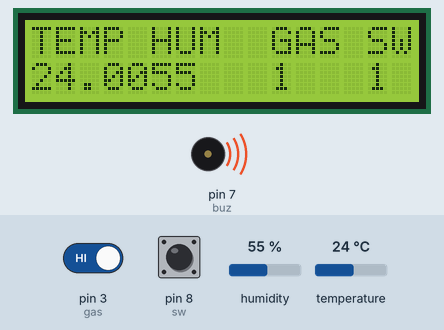
This sketch was run on a simulated Arduino Uno, built with avr-gcc and run on an emulated ATmega328P. Parts: 16×2 character LCD, buzzer (waves = sounding, pin HIGH). The test bench sets the inputs (shaded band); at power-on: pin 8 (sw) HIGH, temperature 24 °C, pin 3 (gas) HIGH, humidity 55 %. No radio packets arrive unless stated; what the sketch prints to the serial monitor is not drawn.

Above: at 7.3 s.
7.4 s: pin 8 (sw) pulled LOW for 3.2 s
At 8.8 s:
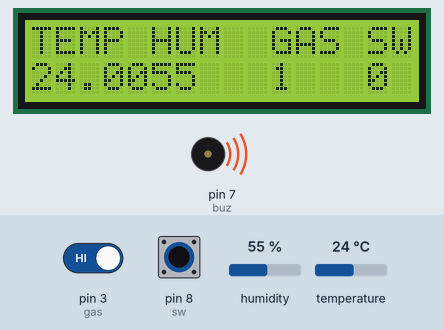
14.7 s: temperature set to 35 °C
At 15.9 s:
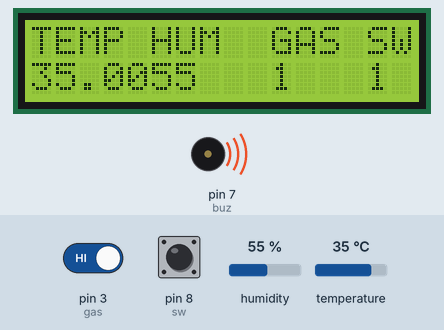
16.2 s: temperature set to 38 °C
At 17.9 s:
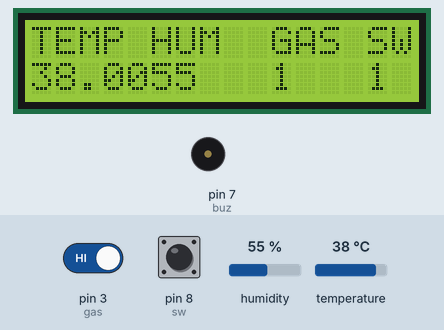
18.3 s: pin 3 (gas) driven LOW
At 20.3 s:
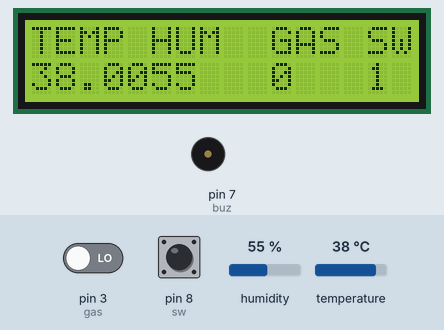
20.6 s: pin 8 (sw) pulled LOW for 1.25 s
At 22.0 s:
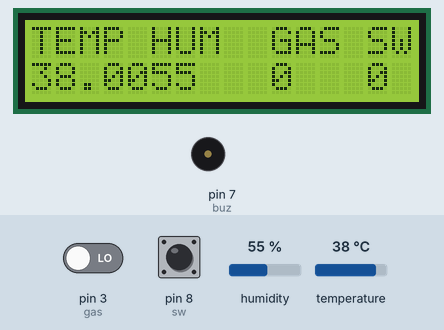
23.9 s: humidity set to 22 %
At 26.0 s:
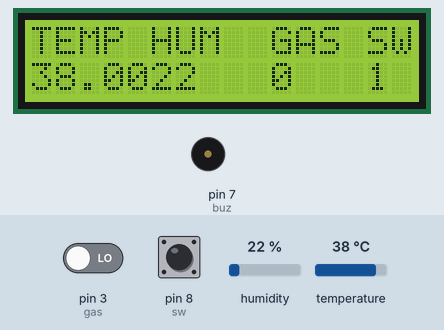
Timing chart, 0 to 27.1 s (numbered marks = the images above; inputs shaded):
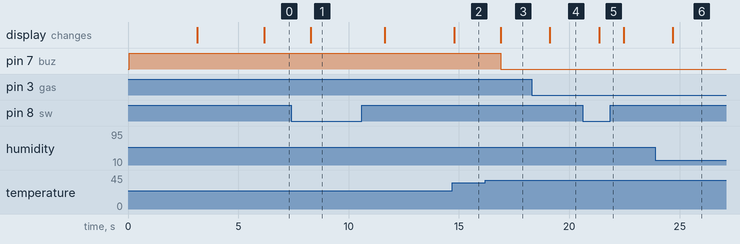

The sketch:

RF_receiver.ino
```cpp
#include <LiquidCrystal_I2C.h>
#include <VirtualWire.h>
LiquidCrystal_I2C lcd(0x27,16,2);  // set the LCD address to 0x27 for a 16 chars and 2 line display
#include <Wire.h>
#include "Wire.h"
int show=0;
#include "dht.h"
#define dht_apin 2
int gas=3;
int buz=7;
int sw=8;
dht DHT;
void setup()
{
  Serial.begin(9600);    // Debugging only
  Serial.println("setup");
    // Initialise the IO and ISR
    vw_setup(2000);  // Bits per sec
    vw_set_tx_pin(6); //Transmitter Data Pin to Digital Pin 6
  lcd.begin();                      // initialize the lcd
  // Print a message to the LCD.
  lcd.backlight();
  lcd.clear();
  pinMode(gas,INPUT);
  pinMode(sw,INPUT_PULLUP);
  pinMode(buz,OUTPUT);
  digitalWrite(buz,HIGH);
  lcd.setCursor(0,0);
  lcd.print("Wireles Surveila");
  lcd.setCursor(0,1);
  lcd.print("& Safety System");
  delay(3000);
  lcd.clear();
  lcd.setCursor(0,0);
  lcd.print("For Mine Workers");
  lcd.setCursor(0,1);
  lcd.print("    Using RF    ");
  delay(3000);

}
void loop(){
  DHT.read11(dht_apin);
  int a=digitalRead(gas);
  int b=digitalRead(sw);
  float tem=DHT.temperature;
  int hum=DHT.humidity;
  lcd.clear();
  lcd.setCursor(0,0);   //Set cursor to character 2 on line 0
  lcd.print("TEMP");
  lcd.setCursor(5,0);   //Move cursor to character 2 on line 1
  lcd.print("HUM");
  lcd.setCursor(10,0);   //Set cursor to character 2 on line 0
  lcd.print("GAS");
  lcd.setCursor(14,0);   //Move cursor to character 2 on line 1
  lcd.print("SW");
  lcd.setCursor(0,1);   //Set cursor to character 2 on line 0
  lcd.print(tem);
  lcd.setCursor(5,1);   //Move cursor to character 2 on line 1
  lcd.print(hum);
  lcd.setCursor(10,1);   //Set cursor to character 2 on line 0
  lcd.print(a);
  lcd.setCursor(14,1);   //Move cursor to character 2 on line 1
  lcd.print(b);
  if(tem >= 37){
  digitalWrite(buz,LOW);
  char *msg2 = "1";//send 1 to the receiver
    digitalWrite(13, HIGH); // Flash a light to show transmitting
    vw_send((uint8_t *)msg2, strlen(msg2));//send the byte to the receiver
    vw_wait_tx(); // Wait until the whole message is gone
    digitalWrite(13, LOW);
  }
  else if(a == LOW){
  digitalWrite(buz,LOW);
  char *msg2 = "2";//send 1 to the receiver
    digitalWrite(13, HIGH); // Flash a light to show transmitting
    vw_send((uint8_t *)msg2, strlen(msg2));//send the byte to the receiver
    vw_wait_tx(); // Wait until the whole message is gone
    digitalWrite(13, LOW);
  }
   else if(b == LOW){
  char *msg2 = "3";//send 1 to the receiver
    digitalWrite(13, HIGH); // Flash a light to show transmitting
    vw_send((uint8_t *)msg2, strlen(msg2));//send the byte to the receiver
    vw_wait_tx(); // Wait until the whole message is gone
    digitalWrite(13,LOW);
  }
   else{
  digitalWrite(buz,HIGH);
  }
  delay(1000);
}
```

Measured:
- the behaviour switches between 36 and 37 °C on temperature (found by bisection; images 2 and 3)
- after the input at 7.4 s, the display: changes after 0.89 s (image 1)
- after the input at 14.7 s, the display: changes after 0.09 s (image 2)
- after the input at 16.2 s, pin 7 (buz): HIGH → LOW after 0.70 s; the display: changes after 0.70 s (image 3)
- after the input at 18.3 s, the display: changes after 0.82 s (image 4)
- after the input at 20.6 s, the display: changes after 0.75 s (image 5)
- after the input at 23.9 s, the display: changes after 0.79 s (image 6)
